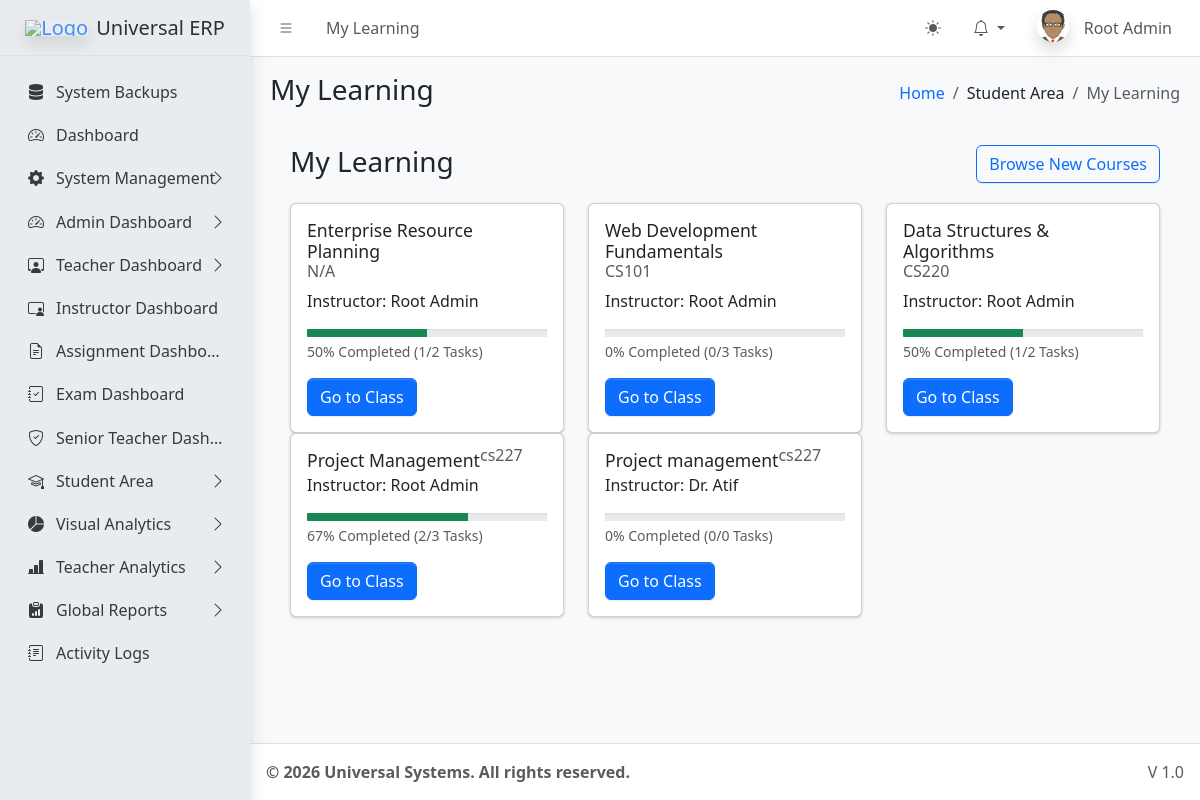
/dashboards/student/my_learning.php (signed in), run on the app's committed database.
### tables this page shows
CREATE TABLE `sys_pages` (
  `id` int(11) NOT NULL,
  `parent_id` int(11) DEFAULT 0,
  `page_name` varchar(100) NOT NULL,
  `page_url` varchar(255) DEFAULT '#',
  `icon_class` varchar(50) DEFAULT 'bi bi-circle',
  `sort_order` int(11) DEFAULT 0
);

CREATE TABLE `courses` (
  `id` int(11) NOT NULL,
  `teacher_id` int(11) NOT NULL,
  `course_code` varchar(50) DEFAULT NULL,
  `title` varchar(255) NOT NULL,
  `description` text DEFAULT NULL,
  `created_at` timestamp NOT NULL DEFAULT current_timestamp()
);

CREATE TABLE `users` (
  `id` int(11) NOT NULL,
  `name` varchar(100) NOT NULL,
  `email` varchar(100) NOT NULL,
  `password` varchar(255) NOT NULL,
  `role` varchar(50) NOT NULL,
  `identity_no` varchar(50) DEFAULT NULL,
  `registration_no` varchar(50) DEFAULT NULL,
  `is_active` tinyint(1) DEFAULT 1,
  `created_at` timestamp NOT NULL DEFAULT current_timestamp()
);

### dashboards/student/my_learning.php (the view, shortened to what this page needs)
<?php
require_once '../../core/db.php';
require_once '../../includes/header.php';
$student_id = $_SESSION['user_id'];
$stmt = $pdo->prepare("
    SELECT c.id, c.title, c.description, c.course_code, t.name as teacher_name
    FROM enrollments e
    JOIN courses c ON e.course_id = c.id
    JOIN users t ON c.teacher_id = t.id
    WHERE e.student_id = ?
");
$stmt->execute([$student_id]);
$courses = $stmt->fetchAll();
?>
<div class="app-content-header">
    <div class="container-fluid">
        <div class="row">
            <div class="col-sm-6"><h3>My Learning</h3></div>
            <div class="col-sm-6 text-end">
                <a href="browse_courses.php" class="btn btn-outline-primary">Browse New Courses</a>
            </div>
        </div>
    </div>
</div>
<div class="app-content">
    <div class="container-fluid">
        <div class="row">
            <?php foreach($courses as $course): ?>
            <div class="col-md-4">
                <div class="card h-100">
                    <div class="card-body">
                        <h5 class="card-title"><?= htmlspecialchars($course['title']) ?></h5>
                        <h6 class="card-subtitle mb-2 text-muted"><?= htmlspecialchars($course['course_code'] ?? 'N/A') ?></h6>
                        <p class="card-text">Instructor: <?= htmlspecialchars($course['teacher_name']) ?></p>
                        <?php
                            $cid = $course['id'];
                            $c1 = $pdo->query("SELECT COUNT(*) FROM materials WHERE course_id = $cid")->fetchColumn();
                            $c2 = $pdo->query("SELECT COUNT(*) FROM assignments WHERE course_id = $cid")->fetchColumn();
                            $total_items = $c1 + $c2;
                            $d1 = $pdo->query("SELECT COUNT(*) FROM material_views v JOIN materials m ON v.material_id = m.id WHERE m.course_id = $cid AND v.student_id = $student_id")->fetchColumn();
                            $d2 = $pdo->query("SELECT COUNT(*) FROM submissions s JOIN assignments a ON s.assignment_id = a.id WHERE a.course_id = $cid AND s.student_id = $student_id")->fetchColumn();
                            $done_items = $d1 + $d2;
                            $progress = ($total_items > 0) ? round(($done_items / $total_items) * 100) : 0;
                        ?>
                        <div class="progress mt-3 mb-1" style="height: 8px;">
                            <div class="progress-bar bg-success" role="progressbar" style="width: <?= $progress ?>%;"></div>
                        </div>
                        <small class="text-muted d-block mb-3"><?= $progress ?>% Completed (<?= $done_items ?>/<?= $total_items ?> Tasks)</small>
                        <a href="course_view.php?id=<?= $course['id'] ?>" class="btn btn-primary">Go to Class</a>
                    </div>
                </div>
            </div>
            <?php endforeach; ?>
        </div>
    </div>
</div>
<?php require_once '../../includes/footer.php'; ?>

### includes/header.php (shortened to what this page needs)
<?php
require_once __DIR__ . '/../core/session.php';
$settings = [];
$stmt = $pdo->query("SELECT * FROM system_settings");
while ($row = $stmt->fetch()) {
    $settings[$row['setting_key']] = $row['setting_value'];
}
$current_url = substr($_SERVER['SCRIPT_NAME'], strlen('/universal/'));
$pageStmt = $pdo->prepare("SELECT * FROM sys_pages WHERE page_url LIKE ? LIMIT 1");
$pageStmt->execute(["%$current_url%"]);
$currentPageData = $pageStmt->fetch();
$pageTitle = $currentPageData['page_name'] ?? 'Dashboard';
$pageId = $currentPageData['id'] ?? 0;
$breadcrumbs = [];
if ($currentPageData) {
    $crumbId = $currentPageData['id'];
    while($crumbId != 0) {
        $crumbStmt = $pdo->prepare("SELECT id, parent_id, page_name, page_url FROM sys_pages WHERE id = ?");
        $crumbStmt->execute([$crumbId]);
        $crumb = $crumbStmt->fetch();
        array_unshift($breadcrumbs, $crumb);
        $crumbId = $crumb['parent_id'];
    }
}
?>
<!DOCTYPE html>
<html lang="en"> <head>
    <link rel="stylesheet" href="<?= BASE_URL ?>assets/css/bootstrap.min.css" />
    <link rel="stylesheet" href="<?= BASE_URL ?>assets/css/bootstrap-icons.css" />
    <link rel="stylesheet" href="<?= BASE_URL ?>assets/css/adminlte.min.css" />
    <link rel="stylesheet" href="https://cdnjs.cloudflare.com/ajax/libs/font-awesome/6.4.2/css/all.min.css" />
</head>
<body class="layout-fixed sidebar-expand-lg bg-body-tertiary">
<div class="app-wrapper">
    <nav class="app-header navbar navbar-expand bg-body">
        <div class="container-fluid">
            <ul class="navbar-nav">
                <li class="nav-item"> <a class="nav-link" data-lte-toggle="sidebar" href="#" role="button"><i class="bi bi-list"></i></a> </li>
                <li class="nav-item d-none d-md-block"> <a href="#" class="nav-link"><?= $pageTitle ?></a> </li>
            </ul>
            <ul class="navbar-nav ms-auto">
                <li class="nav-item">
                    <button class="btn btn-link nav-link" id="theme-toggle" type="button">
                        <i class="bi bi-sun-fill" id="theme-icon"></i>
                    </button>
                </li>
                <li class="nav-item dropdown">
                    <a class="nav-link dropdown-toggle" data-bs-toggle="dropdown" href="#" aria-expanded="false">
                        <i class="bi bi-bell"></i>
                    </a>
                </li>
                <li class="nav-item dropdown user-menu">
                    <a href="#" class="nav-link dropdown-toggle" data-bs-toggle="dropdown">
                        <img src="<?= !empty($_SESSION['avatar']) ? $_SESSION['avatar'] : BASE_URL.'assets/img/avatar.png' ?>" class="user-image rounded-circle shadow" alt="User Image">
                        <span class="d-none d-md-inline ms-1"><?= htmlspecialchars($_SESSION['name']) ?></span>
                    </a>
                </li>
            </ul>
        </div>
    </nav>
    <?php include __DIR__ . '/sidebar.php'; ?>
    <main class="app-main">
        <div class="app-content-header">
            <div class="container-fluid">
                <div class="row">
                    <div class="col-sm-6"><h3 class="mb-0"><?= $pageTitle ?></h3></div>
                    <div class="col-sm-6">
                        <ol class="breadcrumb float-sm-end">
                            <li class="breadcrumb-item"><a href="<?= BASE_URL ?>">Home</a></li>
                            <?php foreach($breadcrumbs as $b): ?>
                                <li class="breadcrumb-item <?= ($b['id'] == $pageId) ? 'active' : '' ?>">
                                    <?= htmlspecialchars($b['page_name']) ?>
                                </li>
                            <?php endforeach; ?>
                        </ol>
                    </div>
                </div>
            </div>
        </div>
        <div class="app-content">
            <div class="container-fluid">

### includes/sidebar.php (shortened to what this page needs)
<aside class="app-sidebar bg-body-secondary shadow">
    <div class="sidebar-brand">
        <a href="<?= BASE_URL ?>index.php" class="brand-link">
            <img src="<?= $settings['system_logo'] ?>" alt="Logo" class="brand-image opacity-75 shadow">
            <span class="brand-text fw-light"><?= $settings['system_name'] ?></span>
        </a>
    </div>
    <div class="sidebar-wrapper">
        <nav class="mt-2">
            <ul class="nav sidebar-menu flex-column" data-lte-toggle="treeview" role="menu" data-accordion="false">
                <?php
                function buildMenu($pdo, $parentId = 0, $userRole, $currentUrl)
                {
                    $sql = "
                        SELECT p.* FROM sys_pages p
                        JOIN role_access ra ON p.id = ra.page_id
                        WHERE p.parent_id = ? AND ra.role_key = ?
                        ORDER BY p.sort_order ASC
                    ";
                    $stmt = $pdo->prepare($sql);
                    $stmt->execute([$parentId, $userRole]);
                    $items = $stmt->fetchAll();
                    foreach ($items as $item) {
                        $childStmt = $pdo->prepare("SELECT COUNT(*) FROM sys_pages WHERE parent_id = ?");
                        $childStmt->execute([$item['id']]);
                        $hasChildren = $childStmt->fetchColumn() > 0;
                        $isActive = (strpos($currentUrl, $item['page_url']) !== false && $item['page_url'] !== '#');
                        $menuOpen = $isActive ? 'menu-open' : '';
                        $activeClass = $isActive ? 'active' : '';
                        echo '<li class="nav-item ' . $menuOpen . '">';
                        echo '<a href="' . ($hasChildren ? '#' : BASE_URL . $item['page_url']) . '" class="nav-link ' . $activeClass . '">';
                        echo '<i class="nav-icon ' . $item['icon_class'] . '"></i>';
                        echo '<p>' . htmlspecialchars($item['page_name']);
                        if ($hasChildren) {
                            echo '<i class="nav-arrow bi bi-chevron-right"></i>';
                        }
                        echo '</p></a>';
                        if ($hasChildren) {
                            buildMenu($pdo, $item['id'], $userRole, $currentUrl);
                        }
                        echo '</li>';
                    }
                }
                $cur = substr($_SERVER['SCRIPT_NAME'], strlen('/universal/'));
                buildMenu($pdo, 0, $_SESSION['role'], $cur);
                ?>
            </ul>
        </nav>
    </div>
</aside>

### includes/header.php (style rules this page uses)
.user-image { width: 30px; height: 30px; object-fit: cover; }

### data on the page
sys_pages: page_name "My Learning"
sys_pages: page_name "System Backups"
sys_pages: page_name "Dashboard"
sys_pages: page_name "System Management"
sys_pages: page_name "Admin Dashboard"
sys_pages: page_name "Teacher Dashboard"
sys_pages: page_name "Instructor Dashboard"
sys_pages: page_name "Assignment Dashbo…"
sys_pages: page_name "Exam Dashboard"
sys_pages: page_name "Senior Teacher Dash…"
sys_pages: page_name "Student Area"
sys_pages: page_name "Visual Analytics"
sys_pages: page_name "Teacher Analytics"
sys_pages: page_name "Global Reports"
sys_pages: page_name "Activity Logs"
courses: title "Enterprise Resource Planning", course_code "N/A", users.name "Root Admin", progress "50", id "1", total_items "2"
courses: title "Web Development Fundamentals", course_code "CS101", users.name "Root Admin", progress "0", done_items "0", total_items "3"
courses: title "Data Structures & Algorithms", course_code "CS220", users.name "Root Admin", progress "50", done_items "1", total_items "2"
courses: title "Project Management", course_code "cs227", users.name "Root Admin", progress "67", done_items "2", total_items "3"
courses: title "Project management", course_code "cs227", users.name "Dr. Atif", progress "0", done_items "0", total_items "0"

### other printed values
$_SESSION['name'] "Root Admin"
$settings['system_name'] "Universal ERP"
$settings['footer_text'] "© 2026 Universal Systems. All rights reserved."
